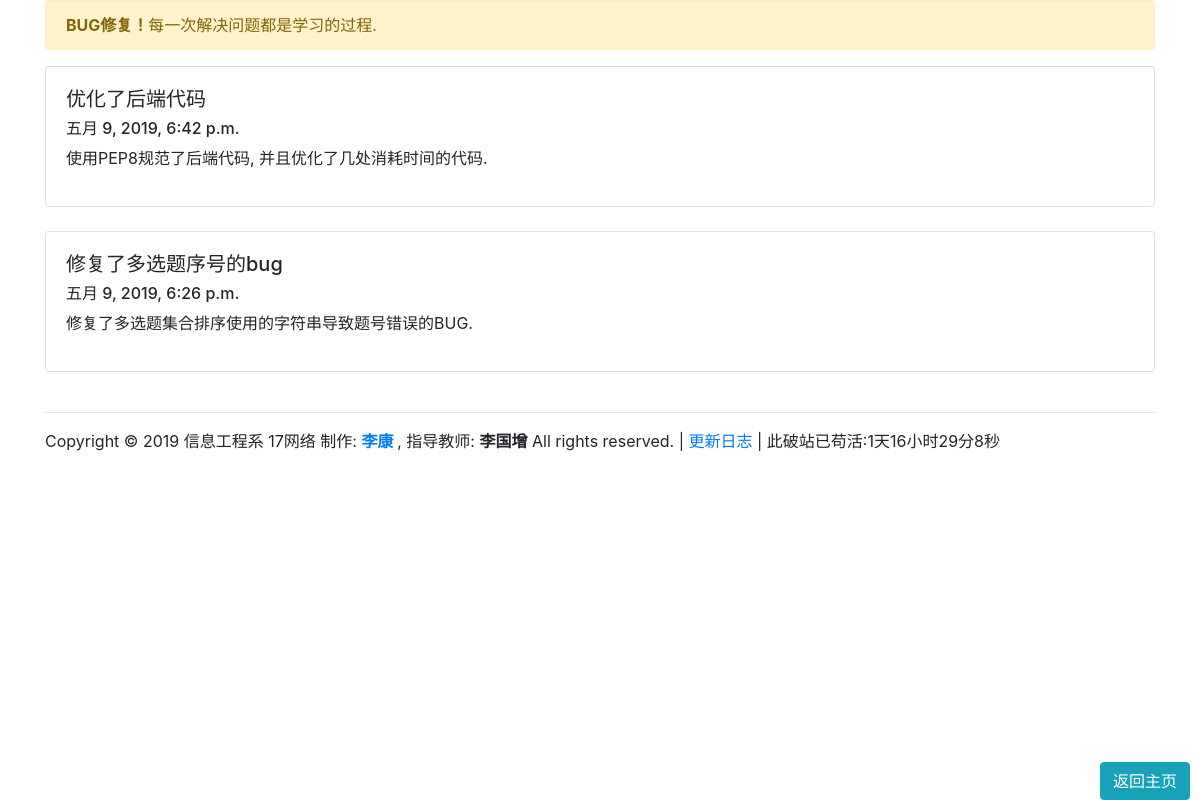
/bugs/, run on an earlier commit of the app's database.
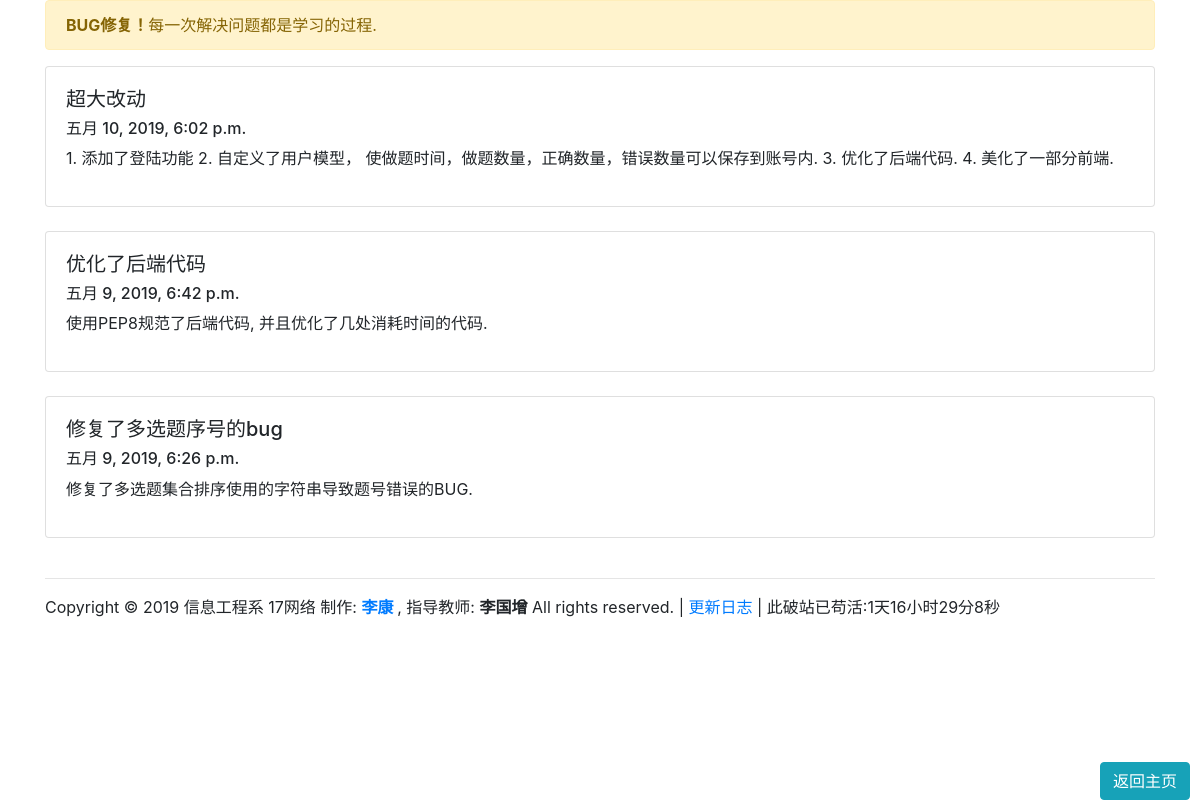
And on a later commit of the database.
### kaoshi/models.py (models this page shows)
class Bugs(models.Model):
    id = models.IntegerField(auto_created=True, primary_key=True, verbose_name="序号", unique=True)
    title = models.CharField(max_length=255, verbose_name="标题")
    date = models.DateTimeField(auto_now_add=True, verbose_name="日期")
    content = models.TextField(verbose_name="内容")
    class Meta:
        verbose_name_plural = "更新日志"

### kaoshi/views.py (the view)
# urls.py: path('bugs/', views.bugs, name="bugs"),
def bugs(request):
    if request.method == "GET":
        data = Bugs.objects.order_by("-id")
        return render(request, "bugs.html", {
            "data": data,
        })

### templates/bugs.html (shortened to what this page needs)
{% extends 'base.html' %}
{% block body %}
    <div class="container">
        <div class="alert alert-warning"><strong>BUG修复！</strong>每一次解决问题都是学习的过程.</div>
        {% for i in data %}
            <div class="card">
                <div class="card-body">
                    <h5>{{ i.title }}</h5>
                    <h6>{{ i.date }}</h6>
                    <p>{{ i.content }}</p>
                </div>
            </div>
            <br>
        {% endfor %}
    </div>
    <div style="position: fixed; margin-right: 10px; bottom: 0; right: 0; float: right;">
        <a href="{% url 'index' %}" class="btn btn-info">返回主页</a>
    </div>
{% endblock %}

### templates/base.html (shortened to what this page needs)
<!DOCTYPE html>
{% load static %}
<html lang="en">
<head>
    <link rel="stylesheet" href="{% static "css/main.css" %}">
    <link rel="stylesheet" href="{% static "css/bootstrap.min.css" %}">
</head>
<body>
    {% block body %}
    {% endblock %}
    <div class="container">
        <hr>
            Copyright &copy; 2019 信息工程系 17网络 制作: <strong> <a href="https://space.bilibili.com/178530124">李康</a> </strong>, 指导教师: <strong>李国增</strong>  All rights reserved. | <a href="{% url 'bugs' %}">更新日志</a> | <span id="span_dt_dt"></span>
        <br>
    </div>
</body>
</html>

What changed in the data, as far as the page shows it:
added Bugs: title "超大改动", date "五月 10, 2019, 6:02 p.m.", content "1. 添加了登陆功能 2. 自定义了用户模型， 使做题时间，做题数量，正确数量，错误数量可以保存到账号内. 3. 优化了后端代码. 4. 美化了一部分前端."
